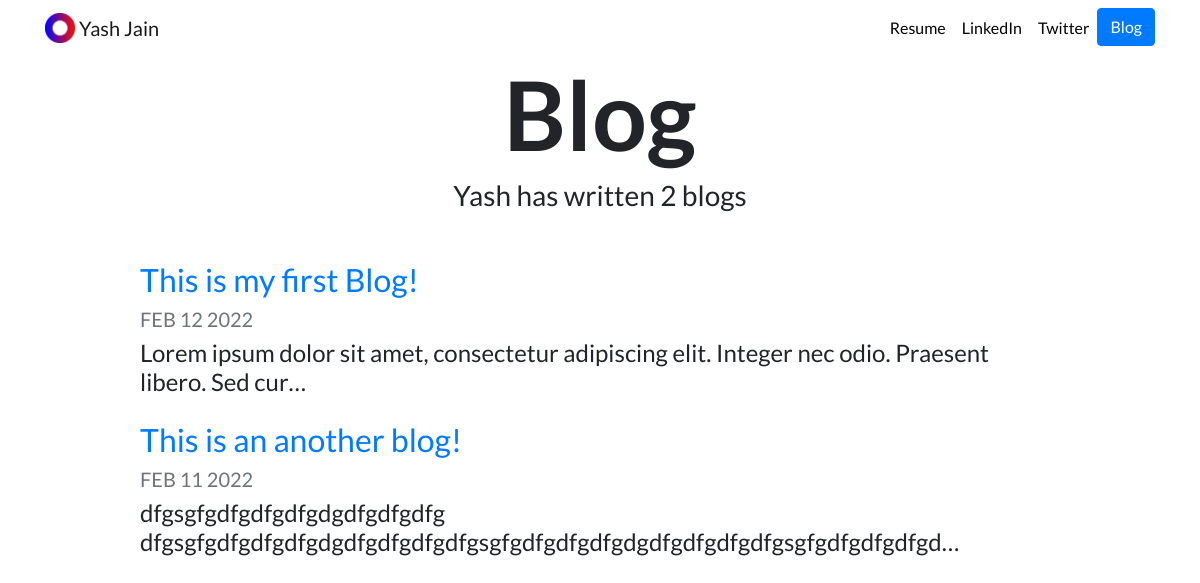
Screenshot of /blog/ with the database file from the repository.
### blog/models.py (models this page shows, shortened)
class Blog(models.Model):
    title = models.CharField(max_length=200)
    description = models.TextField()
    date = models.DateField()

### blog/views.py (the view)
# urls.py: path('', views.all_blogs, name = 'all_blogs'),
def all_blogs(request):
    blogs = Blog.objects.order_by('-date')
    return render(request, 'blog/all_blogs.html', {'blogs':blogs})

### blog/templates/blog/all_blogs.html
{% extends "portfolio/base.html" %}
{% load static %}
{% block content %}
<h1 id="blogtitle" class="font-weight-bold text-center">Blog</h1>
<h3 class="text-center mb-5">Yash has written {{ blogs.count }} blog{{ blogs.count|pluralize }}</h3>
{% for blog in blogs %}
<div class="row justify-content-center my-3">
  <div class="col-md-10">
    <a href="{% url 'blog:detail' blog.id %}">
      <h2>{{ blog.title }}</h2>
    </a>
    <h5 class="text-muted">{{ blog.date|date:'M d Y'|upper }}</h5>
    <h4>{{ blog.description|striptags|truncatechars:100 }}</h4>
  </div>
</div>
{% endfor %}
{% endblock %}

### portfolio/static/portfolio/custom.css (style rules this page uses)
body { font-family: 'Lato', sans-serif; }
#blogtitle { font-size: 6rem; }

### rows the page displays
Blog: title "This is my first Blog!", date "FEB 12 2022", description "Lorem ipsum dolor sit amet, consectetur adipiscing elit. Integer nec odio. Praesent libero. Sed cur…"
Blog: title "This is an another blog!", date "FEB 11 2022", description "dfgsgfgdfgdfgdfgdgdfgdfgdfg dfgsgfgdfgdfgdfgdgdfgdfgdfgdfgsgfgdfgdfgdfgdgdfgdfgdfgdfgsgfgdfgdfgdfgd…"

### other values shown
{{ blogs.count }} "2"
